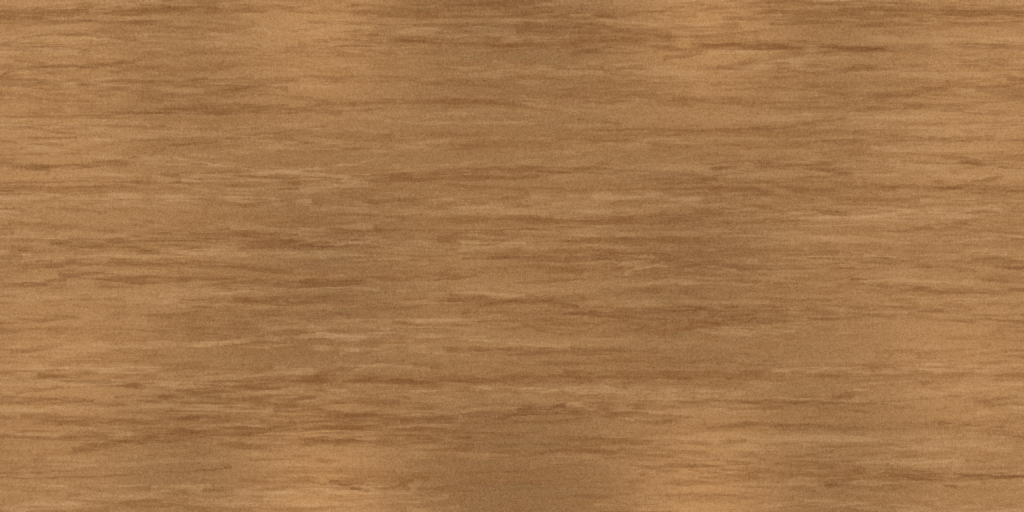

Source code (Python):
# hand-painted wood: soft base + many dry-brush strokes along the grain, tileable left-right
import numpy as np
from PIL import Image, ImageDraw, ImageFilter
rng=np.random.default_rng(7); W,H=1024,512
def hexc(h): return tuple(int(h[i:i+2],16) for i in (1,3,5))
base=np.zeros((H,W,3),np.float32)+np.array(hexc('#ad8053'),np.float32)
# big soft tone patches, like a wide wet brush
lo=rng.random((5,9)); lo=np.asarray(Image.fromarray((lo*255).astype(np.uint8)).resize((W+W//8,H),Image.BICUBIC))[:, :W]/255.
lo=(lo+lo[:, ::-1])/2   # keep the left and right edges matching so it tiles
base*= (0.82+0.3*lo)[...,None]
img=Image.fromarray(np.clip(base,0,255).astype(np.uint8)).convert('RGBA')
pal=['#8a5c34','#7a4e2a','#c49a6b','#d4ab7c','#9b6c40','#6e4424','#b88c5e']
for n in range(900):
    layer=Image.new('RGBA',(W,H),(0,0,0,0)); d=ImageDraw.Draw(layer)
    c=hexc(pal[rng.integers(len(pal))]); a=int(rng.uniform(30,95))
    y=rng.uniform(0,H); x=rng.uniform(0,W); L=rng.uniform(80,420); w=rng.uniform(2,11); bend=rng.uniform(-14,14)
    pts=[(x+t*L, y+bend*np.sin(np.pi*t)+rng.normal(0,.6)) for t in np.linspace(0,1,24)]
    for dx in (-W,0,W):
        d.line([(p[0]+dx,p[1]) for p in pts], fill=c+(a,), width=int(w))
    arr=np.asarray(layer).astype(np.float32)
    # dry brush: break the stroke up with streaky noise along the grain
    nz=rng.random((H//2+1,W//16+1)); nz=np.asarray(Image.fromarray((nz*255).astype(np.uint8)).resize((W,H+2),Image.BILINEAR))[:H]/255.
    arr[...,3]*=np.clip((nz-.25)*2.2,0,1)
    img=Image.alpha_composite(img,Image.fromarray(arr.astype(np.uint8)))
img=img.convert('RGB')
g=rng.normal(0,7,(H,W,1)); out=np.clip(np.asarray(img).astype(np.float32)+g,0,255).astype(np.uint8)
Image.fromarray(out).filter(ImageFilter.GaussianBlur(.6)).save('woodtex.png')
